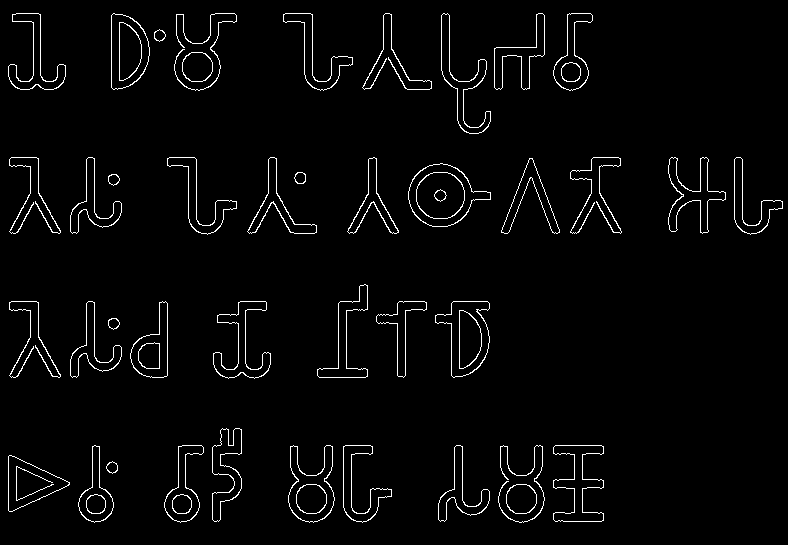
#> input picture data/stage4/brahmi/edges/Text/1.png, 788 x 545 px; its folder holds only this picture in this run
$ python enhance_edges.py
#> lines starting #> are read from the running program, lines starting #| are printed output that depends on the picture; after the words box and inside, x2 and y2 are one past the last pixel; in counts of white or black regions, pixels touching at a corner belong together
#> in run_stage4 (call 2), `gray = cv2.imread(str(img_path), cv2.IMREAD_GRAYSCALE)`: gray: shape (545, 788); 2.8% white in thin lines or dots
from pathlib import Path
import cv2


def process_image_stages(gray_img):
    # 1. Noise reduction while keeping edges sharp
    denoised = cv2.bilateralFilter(gray_img, d=7, sigmaColor=50, sigmaSpace=50)

    # 2. Adaptive binarization for uneven lighting on seals/inscriptions
    binary = cv2.adaptiveThreshold(
        denoised,
        255,
        cv2.ADAPTIVE_THRESH_GAUSSIAN_C,
        cv2.THRESH_BINARY,
        blockSize=15,
        C=4,
    )
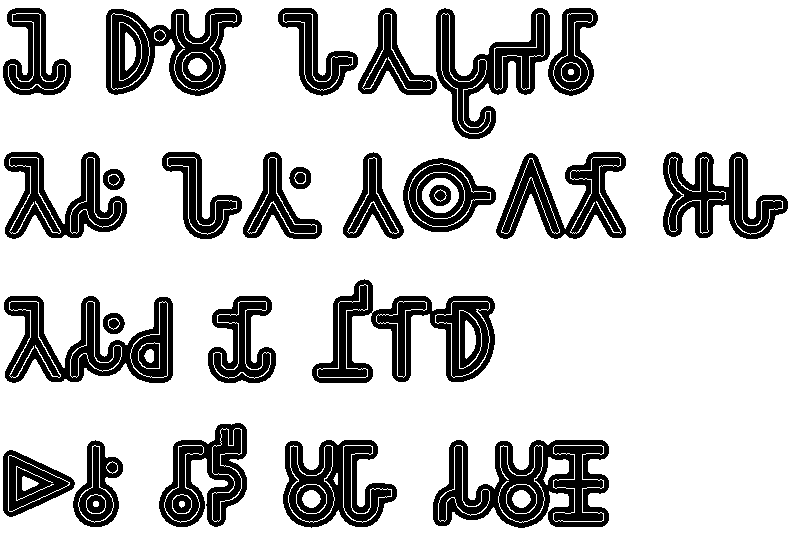
#> binary: shape (545, 788); 78.1% white; 25 black regions, largest, box (x1, y1, x2, y2) and area: (433, 440, 609, 528) 9072, (312, 279, 495, 383) 8174, (4, 296, 173, 383) 7303

    # 3. Canny edge detection for symbol contours
    edges = cv2.Canny(denoised, threshold1=50, threshold2=150)
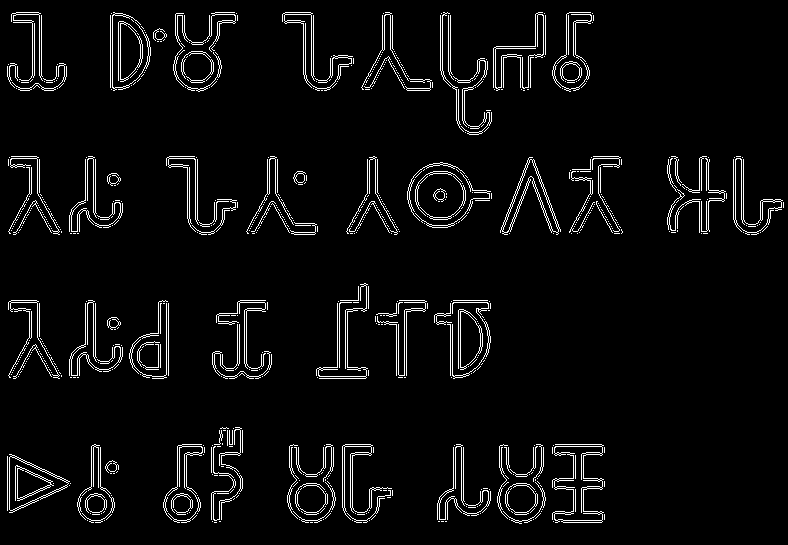
#> edges: shape (545, 788); 4.6% white in thin lines or dots

    return denoised, binary, edges


def run_stage4(input_root: Path, output_root: Path):
    if not input_root.exists():
        print(f"[SKIP] Processed input folder not found: {input_root}")
        return

    exts = {".jpg", ".jpeg", ".png", ".webp", ".bmp"}
    image_files = [p for p in input_root.rglob("*") if p.is_file() and p.suffix.lower() in exts]

    count = 0
    for img_path in image_files:
        gray = cv2.imread(str(img_path), cv2.IMREAD_GRAYSCALE)
        if gray is None:
            continue

        _, binary, edges = process_image_stages(gray)
#> (the run stopped early here; a loop or call above may not have finished)

$ run again, on data/stage4/brahmi/edges/Text/9b.png
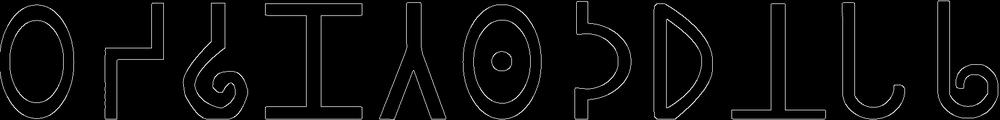
#> input picture data/stage4/brahmi/edges/Text/9b.png, 1000 x 120 px, shrunk from 1758 x 211 before the run
#> in run_stage4, gray is the input picture: shape (120, 1000); min 0, max 229, mean 7.5
#> in process_image_stages, `binary = cv2.adaptiveThreshold( denoised, 255, cv2.ADAPTIVE_THRESH_GAU..`:
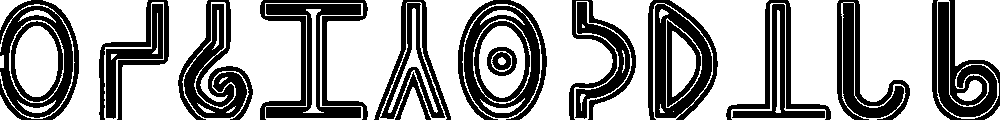
#> binary: shape (120, 1000); 63% white; 16 black regions, largest, box (x1, y1, x2, y2) and area: (260, 0, 368, 120) 4983, (458, 0, 547, 120) 4929, (648, 0, 718, 120) 4804
#> in process_image_stages, `edges = cv2.Canny(denoised, threshold1=50, threshold2=150)`:
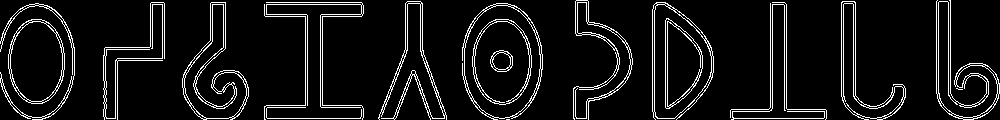
#> edges: shape (120, 1000); 8% white in thin lines or dots
